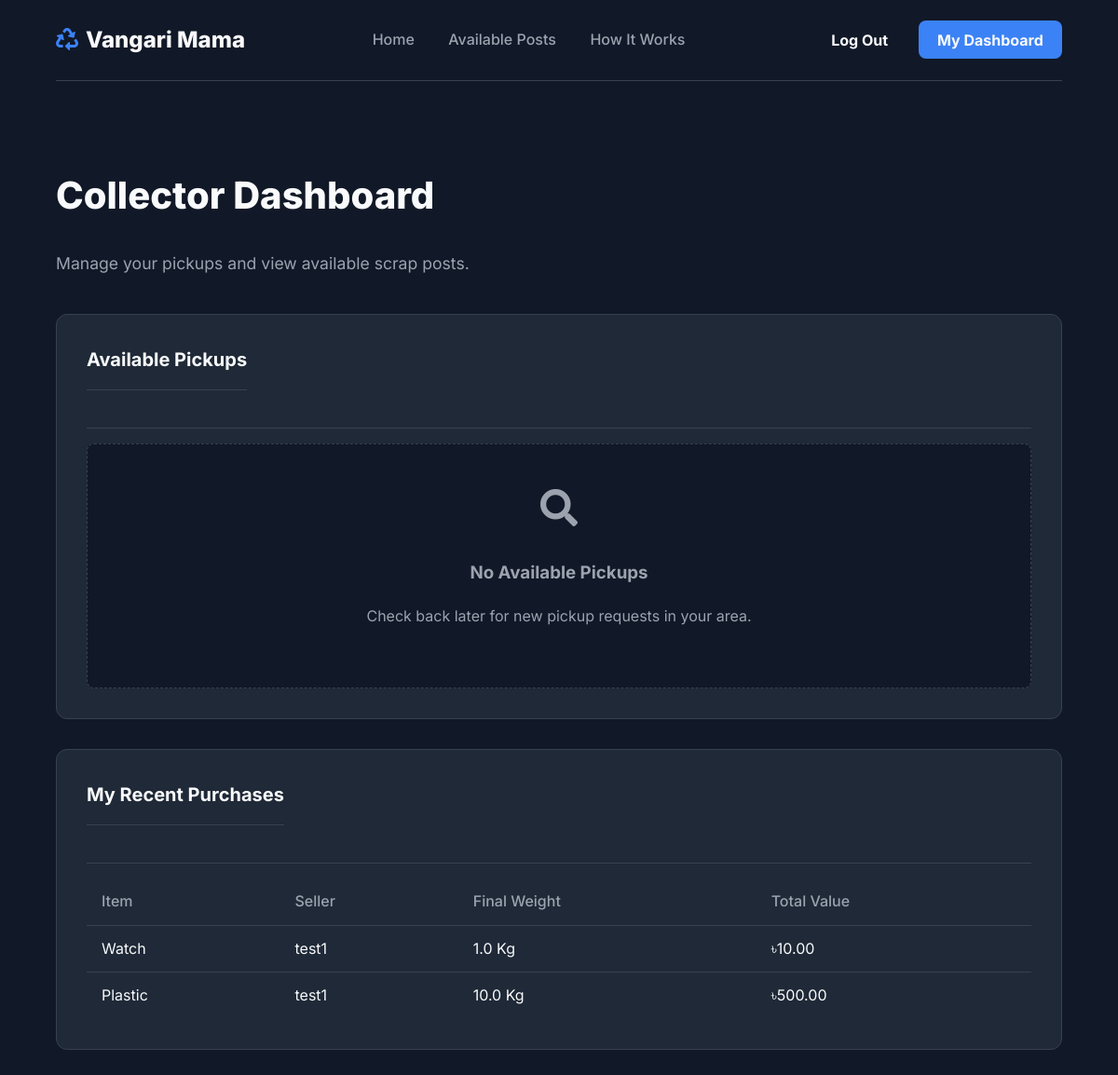
The page /collector/dashboard (signed in) on the database its author committed.
### models.py (models this page shows, shortened)
class TrashPost(db.Model):
    id = db.Column(db.Integer, primary_key=True)
    user_id = db.Column(db.Integer, db.ForeignKey('user.id'), nullable=False)
    trash_type = db.Column(db.String(50), nullable=False)
    quantity = db.Column(db.Integer, nullable=False)
    location = db.Column(db.String(255), nullable=False)
    description = db.Column(db.Text)
    status = db.Column(db.String(20), default='available', nullable=False)
    collector_id = db.Column(db.Integer, db.ForeignKey('user.id'))
    price_per_kg = db.Column(db.Numeric(10, 2), nullable=False)
    is_negotiable = db.Column(db.Boolean, default=False, nullable=False)
    created_at = db.Column(db.DateTime, default=datetime.utcnow)
    completed_at = db.Column(db.DateTime)
    final_weight_kg = db.Column(db.Float, nullable=True)
    final_price_per_kg = db.Column(db.Numeric(10, 2), nullable=True)
    total_transaction_value = db.Column(db.Numeric(10, 2), nullable=True)
    platform_profit = db.Column(db.Numeric(10, 2), nullable=True)
    phone_number = db.Column(db.String(20), nullable=True)
    google_map_link = db.Column(db.String(500), nullable=True)

class User(UserMixin, db.Model):
    id = db.Column(db.Integer, primary_key=True)
    username = db.Column(db.String(64), unique=True, nullable=False)
    email = db.Column(db.String(120), unique=True, nullable=False)
    password_hash = db.Column(db.String(256), nullable=False)
    user_type = db.Column(db.String(20), default='user', nullable=False)
    is_admin = db.Column(db.Boolean, default=False)
    total_earnings = db.Column(db.Numeric(10, 2), default=0.00)
    created_at = db.Column(db.DateTime, default=datetime.utcnow)
    posts = db.relationship('TrashPost', foreign_keys='TrashPost.user_id', backref='owner', lazy='dynamic')
    collections = db.relationship('TrashPost', foreign_keys='TrashPost.collector_id', backref='collector', lazy='dynamic')

### routes.py (the view)
@app.route('/collector/dashboard')
@login_required
def collector_dashboard():
    if current_user.user_type != 'collector':
        return redirect(url_for('user_dashboard'))
    available_posts = TrashPost.query.filter_by(status='available').all()
    recent_purchases = TrashPost.query.filter_by(collector_id=current_user.id, status='completed').order_by(TrashPost.completed_at.desc()).limit(10).all()
    return render_template('collector_dashboard.html',
                           title='Collector Dashboard',
                           available_posts=available_posts,
                           recent_purchases=recent_purchases)

### app.py (called while the page is built)
@login_manager.user_loader
def load_user(user_id):
    from models import User
    return User.query.get(int(user_id))

### templates/collector_dashboard.html (shortened to what this page needs)
{% extends "base.html" %}
{% block content %}
<div class="container">
    <div class="dashboard-header">
        <h1>Collector Dashboard</h1>
        <p>Manage your pickups and view available scrap posts.</p>
    </div>
    <div class="posts-list">
        <div class="posts-list-header">
            <h3 class="card-title">Available Pickups</h3>
        </div>
        {% if available_posts %}
            <div class="post-card-grid">
                {% for post in available_posts %}
                <div class="post-card">
                    <h4>{{ post.trash_type.title() }}</h4>
                    <p class="post-card-info"><i class="fas fa-map-marker-alt"></i> {{ post.location }}</p>
                    <p class="post-card-info"><i class="fas fa-balance-scale"></i> Approx. {{ post.quantity }} Kg</p>
                    <p class="post-card-price">Asking Price: ৳{{ post.price_per_kg }}/Kg</p>
                    <a href="{{ url_for('view_post', post_id=post.id) }}" class="btn-view-post">View Details</a>
                </div>
                {% endfor %}
            </div>
        {% else %}
            <div class="empty-state">
                <i class="fas fa-search"></i>
                <h3>No Available Pickups</h3>
                <p>Check back later for new pickup requests in your area.</p>
            </div>
        {% endif %}
    </div>
    <div class="posts-list" style="margin-top: 2rem;">
        <div class="posts-list-header">
            <h3 class="card-title">My Recent Purchases</h3>
        </div>
        {% if recent_purchases %}
            <div class="table-responsive">
                <table>
                    <thead>
                        <tr>
                            <th>Item</th>
                            <th>Seller</th>
                            <th>Final Weight</th>
                            <th>Total Value</th>
                        </tr>
                    </thead>
                    <tbody>
                        {% for purchase in recent_purchases %}
                        <tr>
                            <td>{{ purchase.trash_type.title() }}</td>
                            <td>{{ purchase.owner.username }}</td>
                            <td>{{ purchase.final_weight_kg }} Kg</td>
                            <td>৳{{ "%.2f"|format(purchase.total_transaction_value) }}</td>
                        </tr>
                        {% endfor %}
                    </tbody>
                </table>
            </div>
        {% else %}
            <div class="empty-state">
                <p>You have no completed transactions yet.</p>
            </div>
        {% endif %}
    </div>
</div>
{% endblock %}

### templates/base.html (style rules this page uses)
:root { --dark-bg: #111827; --dark-card: #1F2937; --primary-blue: #3B82F6; --primary-hover: #2563EB; --text-light: #F9FAFB; --text-muted: #9CA3AF; --border-color: #374151; }
body { background-color: var(--dark-bg); color: var(--text-light); font-family: 'Inter', sans-serif; margin: 0; line-height: 1.6; }
.container { width: 90%; max-width: 1200px; margin: 0 auto; }
.dashboard-header { margin-bottom: 2.5rem; }
.dashboard-header h1 { font-size: 2.5rem; font-weight: 800; }
.dashboard-header p { font-size: 1.1rem; color: var(--text-muted); }
.profile-card, .posts-list { background-color: var(--dark-card); border: 1px solid var(--border-color); border-radius: 0.75rem; padding: 2rem; }
.card-title { font-size: 1.25rem; font-weight: 700; padding-bottom: 1rem; margin-top: 0; margin-bottom: 1.5rem; border-bottom: 1px solid var(--border-color); }
.posts-list-header { display: flex; justify-content: space-between; align-items: center; border-bottom: 1px solid var(--border-color); padding-bottom: 1rem; margin-bottom: 1rem; }
.table-responsive { overflow-x: auto; }
table { width: 100%; border-collapse: collapse; }
th, td { padding: 0.75rem 1rem; text-align: left; border-bottom: 1px solid var(--border-color); }
th { font-weight: 500; color: var(--text-muted); }
tbody tr:last-child td { border-bottom: none; }
.empty-state { text-align: center; padding: 3rem 2rem; color: var(--text-muted); background-color: var(--dark-bg); border-radius: 0.5rem; border: 1px dashed var(--border-color); }
.empty-state i { font-size: 2.5rem; margin-bottom: 1rem; }

### rows shown on the page
TrashPost: trash_type "Watch", owner.username "test1", final_weight_kg "1.0", total_transaction_value "10.00"
TrashPost: trash_type "Plastic", owner.username "test1", final_weight_kg "10.0", total_transaction_value "500.00"
